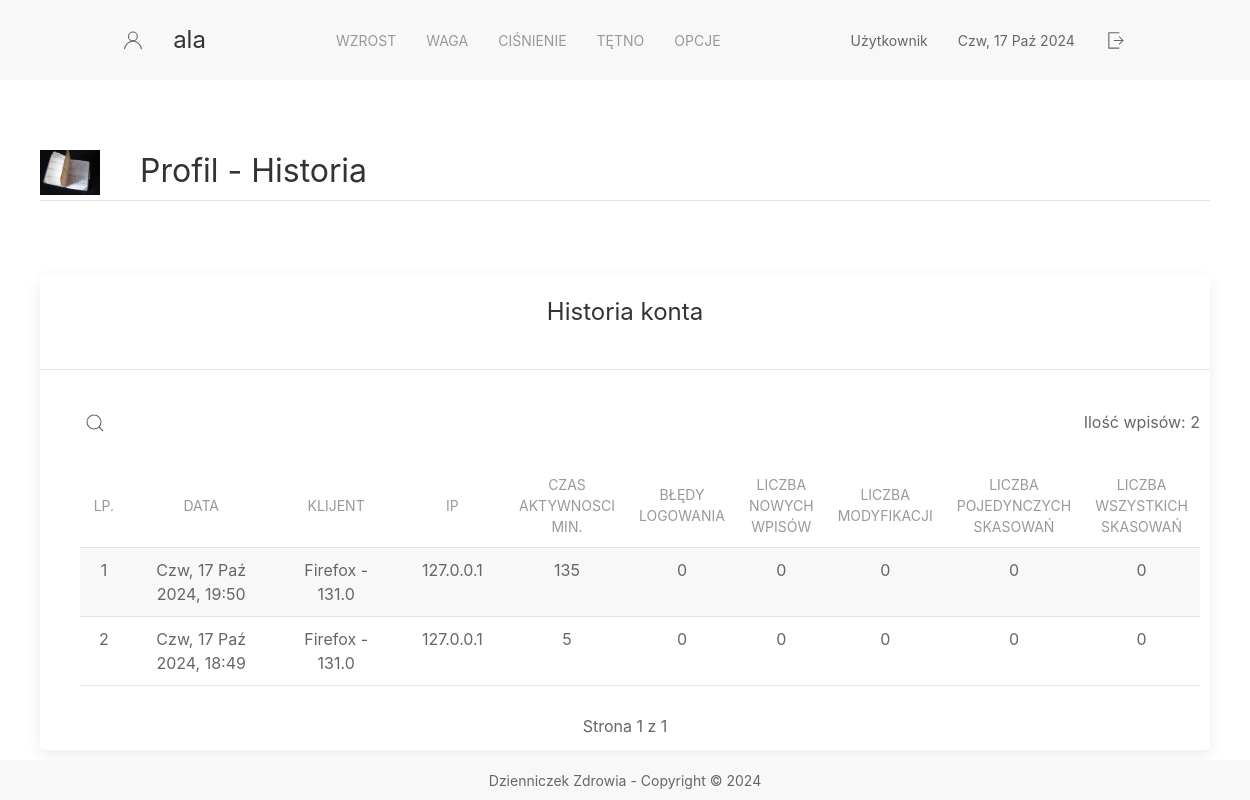
The page /users/history (signed in) on the database its author committed.
### app_users/models.py (models this page shows)
class LoginHistory(models.Model):
    user = models.ForeignKey(User, on_delete=models.CASCADE)
    login_date = models.DateTimeField(auto_now_add= True, validators=[validate_date])
    logout_date = models.DateTimeField(null=True, blank=True, validators=[validate_date])
    cnt_activity = models.IntegerField(default=0)  # czas aktywnosci
    user_agent = models.TextField(null=True, blank=True) # przechowa rodaj przeglądarki
    ip_address = models.GenericIPAddressField(null=True, blank=True)
    failed_login_attempts = models.IntegerField(default=0)  #  ilosc błednych logowań
    cnt_modification = models.IntegerField(default=0) # ilość modyfikacji podczas zalogowania
    cnt_entries = models.IntegerField(default=0) # ilość wpisów podczas zalogowania
    cnt_deleted = models.IntegerField(default=0) # ilość skasowanych wpisów podczas zalogowania
    cnt_all_deleted = models.IntegerField(default=0) # ilość czyszczenia wszystkich wpisów podczas zalogowania

### app_users/views.py (the view)
# urls.py: path('history', views.history, name='history_url'),
@login_required
def history(request):
    logged_user = request.user
    filter_value = request.GET.get('search')
    if filter_value and len(filter_value) > 2:
        found_history = LoginHistory.objects.filter(user=logged_user, ip_address__contains = filter_value).order_by('-ip_address')
    else:
        found_history = LoginHistory.objects.filter(user=logged_user).order_by('-login_date')
    page_num = request.GET.get('page', 1)
    pages = Paginator(found_history, 8)
    pages_max = pages.num_pages
    pages_max_elements = pages.count
    page_results = pages.get_page(page_num)
    context = {
        'filter_value': filter_value,
        'pages_max': pages_max,
        'pages_max_elements': pages_max_elements,
        'history': page_results,
        'user': logged_user,
    }
    return render(request, 'history.html', context)

### app_users/templates/history.html (shortened to what this page needs)
{% extends 'fragments/layout.html' %}
{% load static %}
{% block page_content %}
    <div class="container">
        <div class="uk-panel">
            <img class="uk-align-left uk-margin-remove-adjacent" src="{% static 'background.JPG' %}" width="60"
                 height="28" alt="info">
            <h2 class="uk-heading-divider" style="position: relative">Profil - Historia</h2>
        </div>
        <div style="height: 50px"></div>
        <div class="uk-card uk-card-default uk-border-rounded">
            <div class="uk-card-header">
                <div class="uk-width-expand">
                    <h3 class="uk-card-title uk-position-relative uk-position-top-center">Historia konta</h3>
                </div>
            </div>
            <div class="uk-card-body" style="width:1120px; margin: auto">
                <div>
                    <a href uk-icon="icon: search" uk-tooltip="Wyszukaj" style="margin-left: 5px"></a>
                    <span class="uk-position-relative uk-align-right"> Ilość wpisów: {{ pages_max_elements }} </span>
                </div>
                <table class="uk-table uk-table-striped uk-table-hover uk-table-small">
                    <thead>
                    <tr>
                        <th style="width:5%; text-align: center" class="uk-text-middle">Lp.</th>
                        <th style="width:30%; text-align: center" class="uk-text-middle">Data</th>
                        <th style="width:20%; text-align: center" class="uk-text-middle">Klijent</th>
                        <th style="width:15%; text-align: center" class="uk-text-middle">IP</th>
                        <th style="width:5%; text-align: center" class="uk-text-middle">Czas aktywnosci min.</th>
                        <th style="width:5%; text-align: center" class="uk-text-middle">Błędy logowania</th>
                        <th style="width:5%; text-align: center" class="uk-text-middle">Liczba nowych wpisów</th>
                        <th style="width:5%; text-align: center" class="uk-text-middle">Liczba modyfikacji</th>
                        <th style="width:5%; text-align: center" class="uk-text-middle">Liczba pojedynczych skasowań</th>
                        <th style="width:5%; text-align: center" class="uk-text-middle">Liczba wszystkich skasowań</th>
                    </tr>
                    </thead>
                    <tbody>
                    {% for value in history %}
                        <tr style="text-align: center">
                            <td>
                                {{ history.start_index|add:forloop.counter0 }}
                            </td>
                            <td>{{ value.login_date |date:'D, d M Y,' }} {{ value.login_date |time:"H:i" }}</td>
                            <td>{{ value.user_agent }}</td>
                            <td>{{ value.ip_address }}</td>
                            <td>{{ value.cnt_activity }}</td>
                            <td>{{ value.failed_login_attempts }}</td>
                            <td>{{ value.cnt_entries }}</td>
                            <td>{{ value.cnt_modification }}</td>
                            <td>{{ value.cnt_deleted }}</td>
                            <td>{{ value.cnt_all_deleted }}</td>
                        </tr>
                    {% endfor %}
                    </tbody>
                </table>
            </div>
            <div class="uk-position-center uk-position-relative">
              <span>
                  <span>Strona {{ history.number }} z {{ history.paginator.num_pages }}</span>
              </span>
            </div>
        </div>
    </div>
{% endblock %}

### templates/fragments/layout.html (shortened to what this page needs)
{% load static %}
<!DOCTYPE html>
<html lang="en">
<head>
    <link rel="stylesheet" href="{% static 'css/uikit.min.css' %}">
    <link rel="stylesheet" href="{% static 'css/private.css' %}">
</head>
<body>
<div> {% include 'fragments/menu.html' %} </div>
<div class="uk-container uk-margin-large-top"> {% block page_content %} {% endblock %} </div>
<div> {% include 'fragments/footer.html' %} </div>
</body>
</html>

### templates/fragments/menu.html (shortened to what this page needs)
<nav class="uk-navbar-container" uk-navbar uk-sticky>
    <div class="uk-navbar-center nav-overlay">
        <span class="uk-navbar-item" uk-icon="icon: user; ratio: 1" ></span>
        <a href="{% url 'home_url' %}" class="uk-navbar-item uk-logo" style="margin-right: 100px">
            {% if user.is_authenticated %}
                {{ user.get_username }}
            {% else %}
                Gość
            {% endif %}
        </a>
        <ul class="uk-navbar-nav">
            <li class="uk-parent"><a href="/growths/">Wzrost</a></li>
            <li class="uk-parent"><a href="/weights">Waga</a></li>
            <li class="uk-parent"><a href="/pressures/">Ciśnienie</a></li>
            <li class="uk-parent"><a href="/pulses/">Tętno</a></li>
            <li>
                <a href="#">Opcje</a>
            </li>
        </ul>
        <span class="uk-navbar-item" style="margin-left: 100px">
            {% if user.is_authenticated %}
                {% if user.is_superuser %}
                    Administrator
                {% else %}
                    Użytkownik
                {% endif %}
            {% else %}
                Gość
            {% endif %}
        </span>
        <span class="uk-navbar-item">{% now "D, d M Y" %}</span>
        {% if user.is_authenticated %}
            <form method="POST" action="{% url 'logout' %}">
                <button href="/" uk-icon="icon: sign-out; ratio: 1.1" uk-tooltip="Wyloguj"></button>
            </form>
     {% endif %}
    </div>
</nav>

### templates/fragments/footer.html
 <footer class="uk-section uk-section-xsmall uk-section-muted uk-position-bottom uk-position-fixed">
        <p class="uk-position-center uk-text-small"> Dzienniczek Zdrowia - Copyright &copy 2024</p>
 </footer>

### rows shown on the page
LoginHistory: start_index|add "1", login_date "Czw, 17 Paź 2024,", login_date "19:50", user_agent "Firefox - 131.0", ip_address "127.0.0.1", cnt_activity "135", failed_login_attempts "0", cnt_entries "0", cnt_modification "0", cnt_deleted "0", cnt_all_deleted "0"
LoginHistory: start_index|add "2", login_date "Czw, 17 Paź 2024,", login_date "18:49", user_agent "Firefox - 131.0", ip_address "127.0.0.1", cnt_activity "5", failed_login_attempts "0", cnt_entries "0", cnt_modification "0", cnt_deleted "0", cnt_all_deleted "0"

### other values the page prints
{{ user.get_username }} "ala"
{{ pages_max_elements }} "2"
{{ history.number }} "1"
{{ history.paginator.num_pages }} "1"
